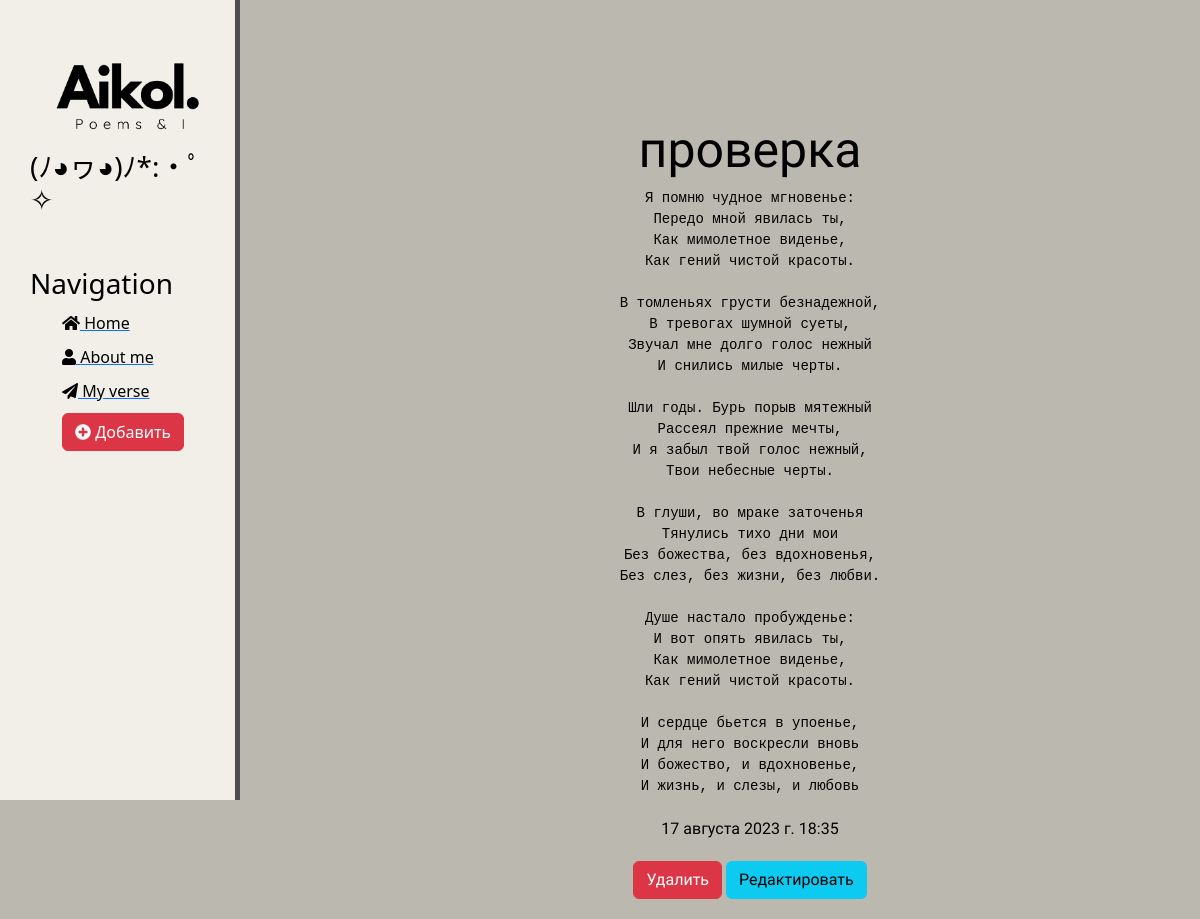
Page /news/4 on the committed database.
### news/models.py (models this page shows, shortened)
class Articles(models.Model):
    title = models.CharField('Название: ', max_length=250)
    anons = models.CharField('Цитата: ', max_length=250)
    full_text = models.TextField('Стих: ')
    date = models.DateTimeField('Дата публикации: ')
    class Meta:
        verbose_name = 'Стих'
        verbose_name_plural = 'Стихи'

### news/views.py (the view)
# urls.py: path('<int:pk>', views.NewsDetailView.as_view(), name='news_detail'),
class NewsDetailView(DetailView):
    model = Articles
    template_name = 'news/details_view.html'
    context_object_name = 'article'

### news/templates/news/details_view.html (shortened to what this page needs)
{% extends 'main/layout.html'%}
{% block content %}
    <div class="features">
        <h1>{{ article.title }}</h1>
        <pre>{{ article.full_text }}</pre>
        <p>{{ article.date }}</p>
        <a href="{% url 'news_delete' article.id %}" class="btn btn-danger">Удалить</a>
        <a href="{% url 'news_update' article.id %}" class="btn btn-info">Редактировать</a>
    </div>
{% endblock %}

### main/static/main/css/main.css (style rules this page uses)
body { background: #BBB8AF; margin: 0; }
main .features { margin-left: 25%; color: #000000; margin-top: 100px; text-align: center; width: 75%; padding: 20px; box-sizing: border-box; }
main .features h1 { font-size: 50px; }
main .features p { max-width: 400px; margin: 20px auto }
.features { font-family: "Indie Flower", cursive; }

### rows in the picture
Articles: title "проверка", full_text "Я помню чудное мгновенье: Передо мной явилась ты, Как мимолетное виденье, Как гений чистой красоты. В томленьях грусти безнадежной, В тревогах шумной суеты, Звучал мне долго голос нежный И снились милые черты. Шли годы. Бурь порыв мятежный Рассеял прежние мечты, И я забыл твой голос нежный, Твои небесные черты. В глуши, во мраке заточенья Тянулись тихо дни мои Без божества, без вдохновенья, Без слез, без жизни, без любви. Душе настало пробужденье: И вот опять явилась ты, Как мимолетное виденье, Как гений чистой красоты. И сердце бьется в упоенье, И для него воскресли вновь И божество, и вдохновенье, И жизнь, и слезы, и любовь", date "17 августа 2023 г. 18:35"
